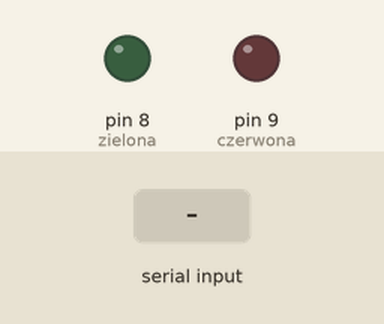
Recording of a sketch running on a simulated Arduino Uno, built with avr-gcc and run on an emulated ATmega328P. On the bench: output pins drawn as LEDs (lit = HIGH). Dashed ring = blinking. The test bench sets the inputs (shaded band).

Above: at 1.2 s.
1.3 s: "zielona\n" received over Serial
At 1.9 s:
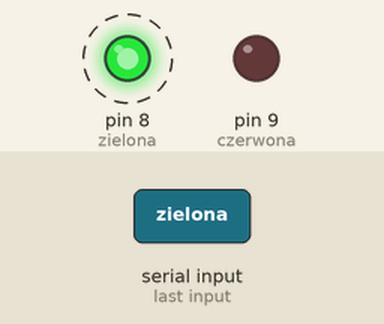
Timing chart, 0 to 10.3 s (numbered marks = the images above; inputs shaded):
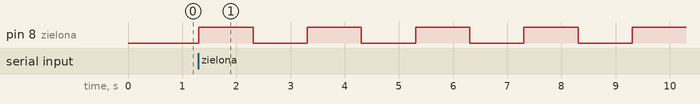

Measured:
- after the input at 1.3 s, pin 8 (zielona): alternates HIGH for 1.0 s and LOW for 1.0 s, starting at once

The sketch:

diody_na_komende.ino
```cpp
#define zielona 8
#define czerwona 9

String odebraneDane = "";

void setup() {
  // put your setup code here, to run once:
  Serial.begin(9600);

  pinMode(zielona, OUTPUT);
  pinMode(czerwona, OUTPUT);

  digitalWrite(zielona, LOW);
  digitalWrite(czerwona, LOW);
}

void loop() {
  // put your main code here, to run repeatedly:
  if (Serial.available () > 0) {
    odebraneDane = Serial.readStringUntil('\n');

    while (odebraneDane == "zielona") {
      digitalWrite(zielona, HIGH);
      delay(1000);
      digitalWrite(zielona, LOW);
      delay(1000);
    }

    while (odebraneDane == "czerwona") {
      digitalWrite(czerwona, HIGH);
      delay(1000);
      digitalWrite(czerwona, LOW);
      delay(1000);
    }
  }

}
```
